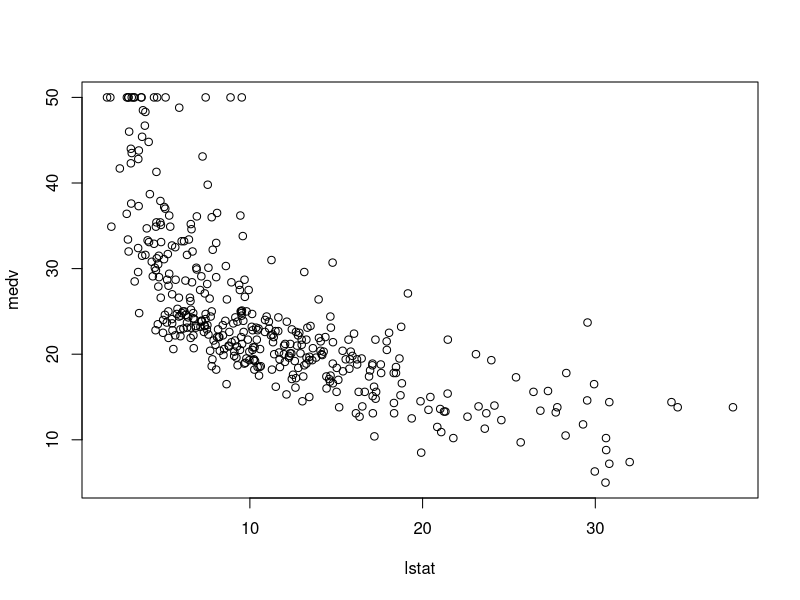
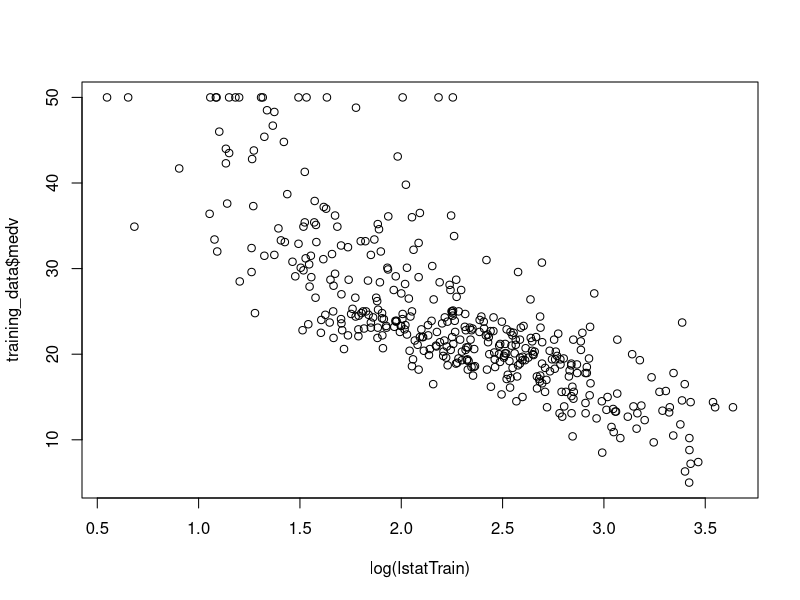

Reproduce these figures in R, in order. (Note: this script raises an error after producing the figures.)
# load MASS package
library(MASS)

# Check the dimensions of the Boston dataset
head(Boston)


train = 1:400
test = -train

# Speficy that we are going to use only two variables (lstat and medv)
variables = which(names(Boston) ==c("lstat", "medv"))
training_data = Boston[train, variables]
testing_data = Boston[test, variables]


dim(training_data)
dim(testing_data)
head(testing_data)

plot(training_data)

lstatTrain = training_data$lstat
medvTrain = training_data$medv

lstatTest = testing_data$lstat
medvTest = testing_data$medv


plot(log(lstatTrain), training_data$medv)

model = lm(medv ~ log(lstat), data = training_data)
model

medv=51.78-12.20*log(lstat)
abline(model)

test=predict(model, data.frame(lstat = c(5, 10, 15)))

print(test)
#predict(model, data.frame(lstatTrain = c(10)))
#predict(model, data.frame(lstatTrain = c(15)))

prediction = predict(model, data.frame(lstat = lstatTest))
prediction
